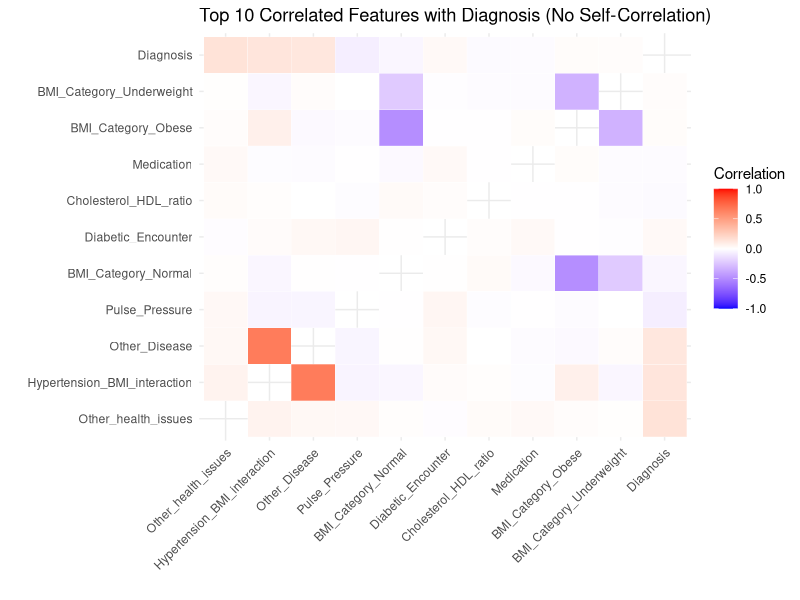

Generate this figure with R: (Note: this script raises an error after producing the figure.)
# Load the necessary library
library(dplyr)
library(fastDummies)
library(reshape2)
library(ggplot2)

# Read the CSV file
df <- read.csv('Data/Raw_Data/diabetes_data_file.csv')

# Display the first few rows of the data frame
head(df)

# Creating BMI categories
df <- df %>%
  mutate(BMI_Category = case_when(
    BMI < 18.5 ~ "Underweight",
    BMI >= 18.5 & BMI < 24.9 ~ "Normal",
    BMI >= 25 & BMI < 29.9 ~ "Overweight",
      TRUE ~ "Obese"
  ))

# Age bins
df <- df %>%
  mutate(Age_Bin = cut(Age, breaks = c(0, 18, 35, 55, 100), labels = c("Child", "Young Adult", "Middle Aged", "Elderly")))



# Hypertension and BMI Interaction
df<- df%>%
  mutate(Hypertension_BMI_interaction = Hypertension * BMI)


# Cholesterol to HDL Ratio
df<- df%>%
  mutate(
    Cholesterol_HDL_ratio = ifelse(
      CholesterolHDL > 0, CholesterolTotal / CholesterolHDL, NA
    )
  )

# Blood Pressure Variance (Pulse Pressure)
df<- df%>%
  mutate(Pulse_Pressure = SystolicBP - DiastolicBP)



# Relation with diabeties history
df <- df %>%
  mutate(Diabetic_Encounter = FamilyHistoryDiabetes + PreviousPreDiabetes)


# Other Disease
df <- df %>%
  mutate(Other_Disease = GestationalDiabetes + PolycysticOvarySyndrome + Hypertension)


# Medication
df <- df %>%
  mutate(Medication = AntihypertensiveMedications + Statins + AntidiabeticMedications)

# Other health issues
df <- df %>%
  mutate(Other_health_issues = FrequentUrination + ExcessiveThirst + UnexplainedWeightLoss + BlurredVision + SlowHealingSores + TinglingHandsFeet)

# Hazardous Exposure
df <- df %>%
  mutate(Hazardous_Exposure = HeavyMetalsExposure + OccupationalExposureChemicals + WaterQuality)


# Create one-hot encoded columns for Age_Bin
df <- dummy_cols(df, select_columns = "Age_Bin")
df <- dummy_cols(df, select_columns = "BMI_Category")


cols <- c("Diagnosis", "BMI_Category", "Age_Bin", "Hypertension_BMI_interaction", 
          "Cholesterol_HDL_ratio", "Pulse_Pressure", "Diabetic_Encounter", 
          "Other_Disease", "Medication", "Other_health_issues", 
          "BMI_Category_Normal", "BMI_Category_Obese", 
          "BMI_Category_Overweight", "BMI_Category_Underweight")

df_selected <- subset(df, select = cols)

# Replace NA values with 0
df_selected[is.na(df_selected)] <- 0

# Identify constant columns with zero standard deviation
constant_cols <- sapply(df_selected, function(x) {
  if (is.numeric(x)) {
    sd(x, na.rm = TRUE) == 0
  } else {
    length(unique(x)) == 1  # Check if all values in non-numeric columns are identical
  }
})

# Remove constant columns
df_selected <- df_selected[, !constant_cols]

# Compute correlation matrix
numeric_cols <- sapply(df_selected, is.numeric)
df_numeric <- df_selected[, numeric_cols]

cor_matrix <- cor(df_numeric, use = "complete.obs")

# Extract correlations with "Diagnosis"
cor_diagnosis <- sort(abs(cor_matrix["Diagnosis", ]), decreasing = TRUE)

# Get the top 10 features correlated with "Diagnosis" (excluding itself)
top_features <- names(cor_diagnosis)[2:11] # Skip "Diagnosis" itself

# Subset the correlation matrix for these features
top_features <-c(top_features, "Diagnosis")
top_cor_matrix <- cor_matrix[top_features, top_features]

# Remove self-correlation
diag(top_cor_matrix) <- NA



melted_cor <- melt(top_cor_matrix, na.rm = TRUE)  # Exclude NA from the plot
ggplot(data = melted_cor, aes(x = Var1, y = Var2, fill = value)) +
  geom_tile(color = "white") +
  scale_fill_gradient2(low = "blue", high = "red", mid = "white", midpoint = 0, limit = c(-1, 1), space = "Lab") +
  theme_minimal() +
  theme(axis.text.x = element_text(angle = 45, hjust = 1)) +
  labs(title = "Top 10 Correlated Features with Diagnosis (No Self-Correlation)", 
       x = "", 
       y = "", 
       fill = "Correlation")

write.csv(cor_matrix, "Data/Data_Reports/correlation_matrix_feature_engineering.csv", row.names = TRUE)

write.csv(df, "Data/Modeling_Data/Post_Feature_Engineering.csv", row.names = TRUE)
